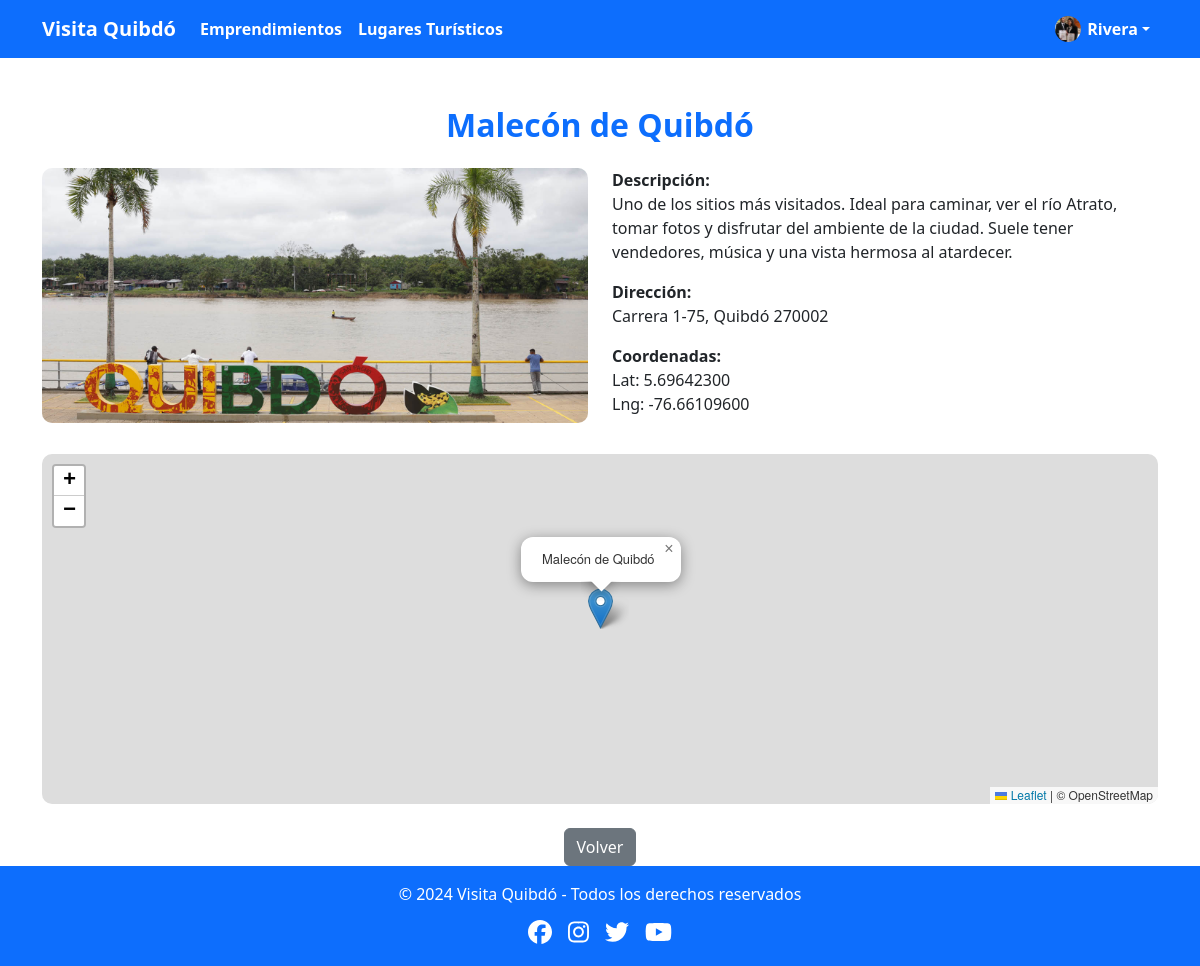
Screenshot of /ver_lugar.php?id=2 (signed in) with the database file from the repository.
### tables this page shows
CREATE TABLE `lugares_turisticos` (
  `id` int(11) NOT NULL,
  `nombre` varchar(200) NOT NULL,
  `descripcion` text NOT NULL,
  `direccion` varchar(255) DEFAULT NULL,
  `latitud` decimal(10,8) NOT NULL,
  `longitud` decimal(11,8) NOT NULL,
  `imagen` varchar(255) DEFAULT NULL
);

### ver_lugar.php (the view, shortened to what this page needs)
<?php
$conexion = new mysqli("localhost", "root", "", "visita_quibdo");
$id = intval($_GET["id"]);
$sql = "SELECT * FROM lugares_turisticos WHERE id = $id LIMIT 1";
$resultado = $conexion->query($sql);
$lugar = $resultado->fetch_assoc();
?>
<!DOCTYPE html>
<html lang="es">
<head>
    <link rel="stylesheet" href="https://cdn.jsdelivr.net/npm/bootstrap@5.3.3/dist/css/bootstrap.min.css">
    <link rel="stylesheet" href="https://unpkg.com/leaflet/dist/leaflet.css"/>
</head>
<body>
<?php include("includes/navbar.php"); ?>
<div class="container mt-5">
    <h2 class="text-primary fw-bold text-center mb-4">
        <?php echo $lugar["nombre"]; ?>
    </h2>
    <div class="row">
        <div class="col-md-6 mb-3">
            <img src="<?php echo $lugar["imagen"]; ?>" class="foto-lugar">
        </div>
        <div class="col-md-6">
            <p><strong>Descripción:</strong><br>
                <?php echo $lugar["descripcion"]; ?>
            </p>
            <?php if (!empty($lugar["direccion"])): ?>
                <p><strong>Dirección:</strong><br>
                    <?php echo $lugar["direccion"]; ?>
                </p>
            <?php endif; ?>
            <p><strong>Coordenadas:</strong><br>
                Lat: <?php echo $lugar["latitud"]; ?><br>
                Lng: <?php echo $lugar["longitud"]; ?>
            </p>
        </div>
    </div>
    <div id="mapa"></div>
    <div class="text-center mt-4">
        <a href="lugares.php" class="btn btn-secondary">Volver</a>
    </div>
</div>
<?php include("includes/footer.php"); ?>
</body>
</html>

### styles.css (style rules this page uses)
html, body { height: 100%; margin: 0; padding: 0; }
body { display: flex; flex-direction: column; }

### ver_lugar.php (style rules this page uses)
#mapa { height: 350px; width: 100%; border-radius: 10px; margin-top: 15px; }
.foto-lugar { width: 100%; max-height: 350px; object-fit: cover; border-radius: 10px; }

### rows the page displays
lugares_turisticos: nombre "Malecón de Quibdó", imagen (picture), descripcion "Uno de los sitios más visitados. Ideal para caminar, ver el río Atrato, tomar fotos y disfrutar del ambiente de la ciudad. Suele tener vendedores, música y una vista hermosa al atardecer.", direccion "Carrera 1-75, Quibdó 270002", latitud "5.69642300", longitud "-76.66109600"

### other values shown
$_SESSION["nombre"] "Rivera"
